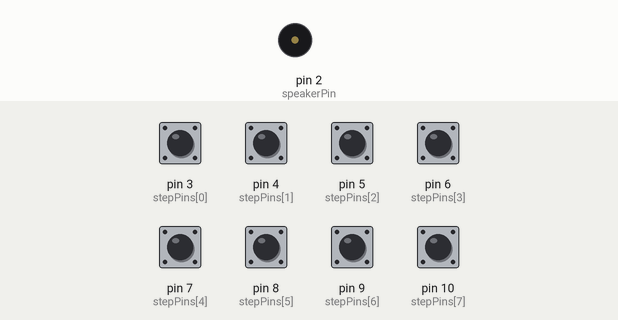
A sketch run on a simulated Arduino Uno, built with avr-gcc and run on an emulated ATmega328P. On the bench: buzzer (waves = sounding). Inputs (shaded band) come from the test bench; at power-on: pin 3 (stepPins[0]), pin 4 (stepPins[1]), pin 5 (stepPins[2]), pin 6 (stepPins[3]), pin 7 (stepPins[4]), pin 8 (stepPins[5]), pin 9 (stepPins[6]), pin 10 (stepPins[7]) HIGH. Random numbers use the default seed unless the sketch sets one; what the sketch prints to the serial monitor is not drawn.

Above: at 0.1 s.
At 27.8 s:
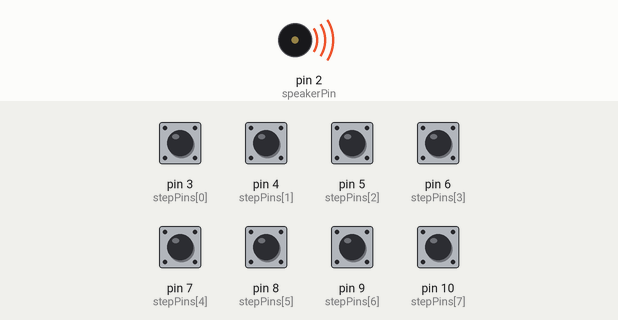
Timing chart, 0 to 34.2 s (numbered marks = the images above):
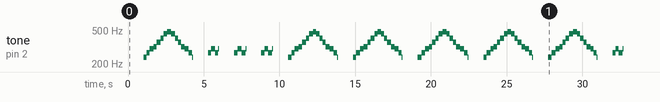

The sketch:

StepPiano.ino
```cpp
const int stepPins[8] = {3,4,5,6,7,8,9,10};
const int speakerPin  = 2;

unsigned long x,y;
int n=0,pos=1,count=40;

// Variables storing values retreived from step inputs
bool prevStep[8]              = {1,1,1,1,1,1,1,1};
bool currentStep[8]           = {1,1,1,1,1,1,1,1};

// Frequency for each step
int frequency[8]              = {240,270,300,320,360,400,450,480};

// Variables for waiting music
const int waitDelay           = 1000;
int waitTimer                 = 0;
int noteTimer                 = 0;
const int musicNum            = 2;
int music[musicNum][50]       = {{ 0  ,1  ,2  ,3  ,4  ,5  ,6  ,7  ,6  ,5  ,4  ,3  ,2  ,1  ,0  ,-1 ,-1 ,-1 ,-1 ,-1 ,-1 ,-1 ,-1 ,-1 ,-1 ,-1 ,-1 ,-1 ,-1 ,-1 ,-1 ,-1 ,-1 ,-1 ,-1 ,-1 ,-1 ,-1 ,-1 ,-1 ,-1 ,-1 ,-1 ,-1 ,-1 ,-1 ,-1 ,-1 ,-1 ,-1},
                                 { 1  ,2  ,1  ,2  ,-1 ,-1 ,-1 ,-1 ,-1 ,-1 ,-1 ,-1 ,-1 ,-1 ,-1 ,-1 ,-1 ,-1 ,-1 ,-1 ,-1 ,-1 ,-1 ,-1 ,-1 ,-1 ,-1 ,-1 ,-1 ,-1 ,-1 ,-1 ,-1 ,-1 ,-1 ,-1 ,-1 ,-1 ,-1 ,-1 ,-1 ,-1 ,-1 ,-1 ,-1 ,-1 ,-1 ,-1 ,-1 ,-1}};
int musicDelay[musicNum][50]  = {{ 200,200,200,200,200,200,200,200,200,200,200,200,200,200,200,0  ,0  ,0  ,0  ,0  ,0  ,0  ,0  ,0  ,0  ,0  ,0  ,0  ,0  ,0  ,0  ,0  ,0  ,0  ,0  ,0  ,0  ,0  ,0  ,0  ,0  ,0  ,0  ,0  ,0  ,0  ,0  ,0  ,0  ,0},
                                 { 200,200,200,200,0  ,0  ,0  ,0  ,0  ,0  ,0  ,0  ,0  ,0  ,0  ,0  ,0  ,0  ,0  ,0  ,0  ,0  ,0  ,0  ,0  ,0  ,0  ,0  ,0  ,0  ,0  ,0  ,0  ,0  ,0  ,0  ,0  ,0  ,0  ,0  ,0  ,0  ,0  ,0  ,0  ,0  ,0  ,0  ,0  ,0}};
int musicIndex                = 0;
int musicCurrent;

void setup()
{
  Serial.begin(9600);

  pinMode(speakerPin,OUTPUT);

  for(int i = 0; i < 8; i++)
    pinMode(stepPins[i],INPUT_PULLUP);
}

void loop()
{
  piano();
  delay(50);
  playMusic();
}

// Sample input from comparators and save in currentStep, and shift currentStep to prevStep
void piano()
{
  for(int i = 0; i < 8; i++)
    prevStep[i] = currentStep[i];

  for(int i = 0; i < 8; i++)
    currentStep[i] = digitalRead(stepPins[i]);

  for(int i = 0; i < 8; i++)
    if(prevStep[i] && !currentStep[i])
    {
      musicIndex = 0;
      waitTimer = millis();
      tone(speakerPin,frequency[i],2000);
      break;
    }
}

void playMusic()
{
  if(millis() <= waitTimer + waitDelay)
    return;

  if(millis() <= noteTimer + musicDelay[musicCurrent][musicIndex])
    return;

  if(getNote() == -1)
  {
    newMusic();
    noTone(speakerPin);
  }
  else
  {
    noteTimer = millis();
    tone(speakerPin,frequency[getNote()],1000);
    musicIndex++;
  }
}

int getNote()
{
  return music[musicCurrent][musicIndex];
}

// Resets timer(waitTime), resets music counter(musicIndex) and sets a random music as next in line
void newMusic()
{
  Serial.print("a");
  musicIndex = 0;
  waitTimer = millis();
  musicCurrent = random(musicNum);
}
```

Measured:
- by itself, tone on pin 2 (speakerPin): plays 240 Hz for 0.20 s, 270 Hz for 0.20 s, 300 Hz for 0.25 s, 320 Hz for 0.20 s, 360 Hz for 0.25 s, 400 Hz for 0.20 s … (106 notes in this stretch)
